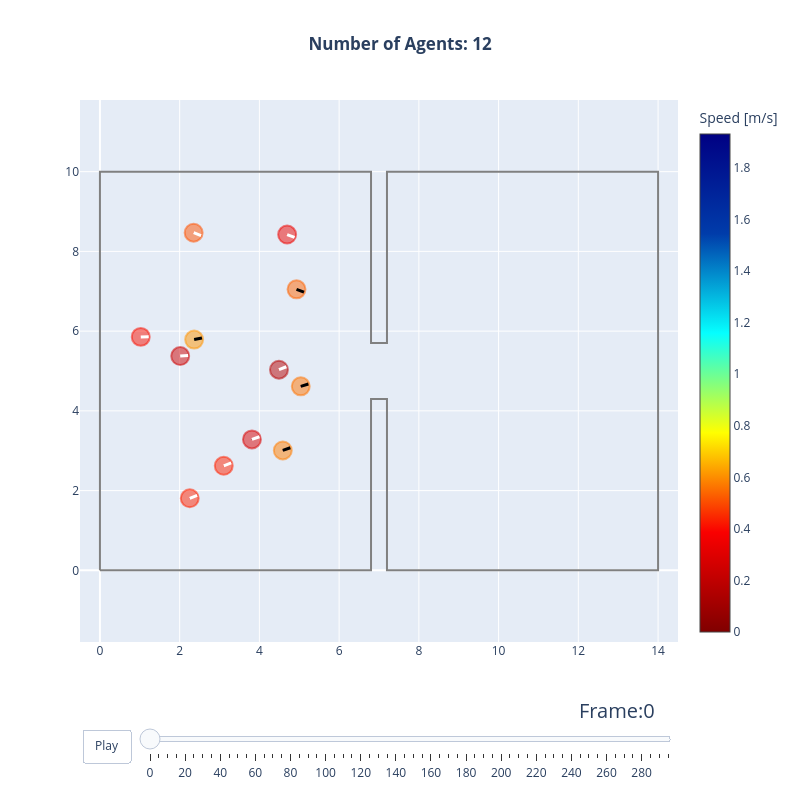

Write notebook code for a chart like this one.
### Markdown cell above
## Scenario 2 -- bottleneck (12 agents, 1.4 m aperture)

An hourglass room pinched to a 1.4 m opening -- mid-range of the tier-1
training distribution. This probes crowd behaviour rather than solo
navigation: queueing, merging and flow through the neck.

Observed on this scenario (see `plan/handover_2026-07-29.md`): all 12 agents
exit in ~12 s of simulated time, a specific flow of roughly 1.2 (m s)^-1 --
near the empirical bottleneck range. **Known caveat:** contact forces are not
wired in the adapter yet (walking-skeleton scope), so agents can momentarily
interpenetrate in the neck (min pairwise distance ~0.04 m here). Navigation
and throughput translate; spacing discipline awaits the shared
contact-force module.

### Code cell
import numpy as np

BOTTLENECK_AREA = shapely.Polygon(
    [
        (0, 0), (6.8, 0), (6.8, 4.3), (7.2, 4.3), (7.2, 0), (14, 0),
        (14, 10), (7.2, 10), (7.2, 5.7), (6.8, 5.7), (6.8, 10), (0, 10),
    ]
)
BOTTLENECK_EXIT = [(13.0, 4.0), (14.0, 4.0), (14.0, 6.0), (13.0, 6.0)]

rng = np.random.default_rng(7)
BOTTLENECK_SPAWNS = [
    (float(x), float(y))
    for x, y in zip(rng.uniform(1.0, 5.5, 12), rng.uniform(1.5, 8.5, 12))
]

bottleneck_file = run_scenario(
    "bottleneck", BOTTLENECK_AREA, BOTTLENECK_EXIT, BOTTLENECK_SPAWNS
)
trajectory_data, walkable_area = read_sqlite_file(bottleneck_file)
animate(trajectory_data, walkable_area, every_nth_frame=5, radius=0.225)

### Figure 1 — Plotly figure (JSON) as saved in the notebook; plotly's stock layout.template omitted (floating-point values rounded to 4 significant figures)
{"data": [{"hoverinfo": "name", "line": {"color": "grey"}, "mode": "lines", "name": "Exterior", "showlegend": false, "type": "scatter", "x": [0.0, 0.0, 6.8, 6.8, 7.2, 7.2, 14.0, 14.0, 7.2, 7.2, 6.8, 6.8, 0.0], "y": [0.0, 10.0, 10.0, 5.7, 5.7, 10.0, 10.0, 0.0, 0.0, 4.3, 4.3, 0.0, 0.0]}, {"hoverinfo": "none", "marker": {"cmax": 1.932, "cmin": 0, "color": [0.1546, 0.4155, 0.09329, 0.1311, 0.348, 0.3844, 0.2103, 0.1875, 0.4386, 0.248, 0.4816, 0.2451], "colorbar": {"title": {"text": "Speed [m/s]"}}, "colorscale": [[0.0, "rgb(128,0,0)"], [0.2, "rgb(250,0,0)"], [0.4, "rgb(255,255,0)"], [0.6, "rgb(5,255,255)"], [0.8, "rgb(0,60,170)"], [1.0, "rgb(0,0,131)"]], "size": [0.45, 0.45, 0.45, 0.45, 0.45, 0.45, 0.45, 0.45, 0.45, 0.45, 0.45, 0.45]}, "mode": "markers", "showlegend": false, "text": [0.1546, 0.4155, 0.09329, 0.1311, 0.348, 0.3844, 0.2103, 0.1875, 0.4386, 0.248, 0.4816, 0.2451], "type": "scatter", "x": [3.813, 5.037, 4.491, 2.013, 2.351, 4.931, 1.024, 4.696, 4.587, 3.106, 2.364, 2.253], "y": [3.284, 4.616, 5.032, 5.374, 8.469, 7.049, 5.855, 8.423, 3.007, 2.621, 5.788, 1.808]}, {"hoverinfo": "text", "marker": {"opacity": 1, "size": 1}, "mode": "markers", "showlegend": false, "text": ["ID: 5, Pos(3.81,3.28)"], "type": "scatter", "x": [3.813], "y": [3.284]}, {"hoverinfo": "text", "marker": {"opacity": 1, "size": 1}, "mode": "markers", "showlegend": false, "text": ["ID: 6, Pos(5.04,4.62)"], "type": "scatter", "x": [5.037], "y": [4.616]}, {"hoverinfo": "text", "marker": {"opacity": 1, "size": 1}, "mode": "markers", "showlegend": false, "text": ["ID: 7, Pos(4.49,5.03)"], "type": "scatter", "x": [4.491], "y": [5.032]}, {"hoverinfo": "text", "marker": {"opacity": 1, "size": 1}, "mode": "markers", "showlegend": false, "text": ["ID: 8, Pos(2.01,5.37)"], "type": "scatter", "x": [2.013], "y": [5.374]}, {"hoverinfo": "text", "marker": {"opacity": 1, "size": 1}, "mode": "markers", "showlegend": false, "text": ["ID: 9, Pos(2.35,8.47)"], "type": "scatter", "x": [2.351], "y": [8.469]}, {"hoverinfo": "text", "marker": {"opacity": 1, "size": 1}, "mode": "markers", "showlegend": false, "text": ["ID: 10, Pos(4.93,7.05)"], "type": "scatter", "x": [4.931], "y": [7.049]}, {"hoverinfo": "text", "marker": {"opacity": 1, "size": 1}, "mode": "markers", "showlegend": false, "text": ["ID: 11, Pos(1.02,5.86)"], "type": "scatter", "x": [1.024], "y": [5.855]}, {"hoverinfo": "text", "marker": {"opacity": 1, "size": 1}, "mode": "markers", "showlegend": false, "text": ["ID: 12, Pos(4.70,8.42)"], "type": "scatter", "x": [4.696], "y": [8.423]}, {"hoverinfo": "text", "marker": {"opacity": 1, "size": 1}, "mode": "markers", "showlegend": false, "text": ["ID: 13, Pos(4.59,3.01)"], "type": "scatter", "x": [4.587], "y": [3.007]}, {"hoverinfo": "text", "marker": {"opacity": 1, "size": 1}, "mode": "markers", "showlegend": false, "text": ["ID: 14, Pos(3.11,2.62)"], "type": "scatter", "x": [3.106], "y": [2.621]}, {"hoverinfo": "text", "marker": {"opacity": 1, "size": 1}, "mode": "markers", "showlegend": false, "text": ["ID: 15, Pos(2.36,5.79)"], "type": "scatter", "x": [2.364], "y": [5.788]}, {"hoverinfo": "text", "marker": {"opacity": 1, "size": 1}, "mode": "markers", "showlegend": false, "text": ["ID: 16, Pos(2.25,1.81)"], "type": "scatter", "x": [2.253], "y": [1.808]}], "layout": {"autosize": false, "height": 800, "shapes": [{"fillcolor": "rgba(218, 0, 0, 0.5)", "line": {"color": "rgba(218, 0, 0, 0.5)"}, "type": "circle", "x0": 3.588, "x1": 4.038, "xref": "x", "y0": 3.059, "y1": 3.509, "yref": "y"}, {"fillcolor": "rgba(255, 115, 0, 0.5)", "line": {"color": "rgba(255, 115, 0, 0.5)"}, "type": "circle", "x0": 4.812, "x1": 5.262, "xref": "x", "y0": 4.391, "y1": 4.841, "yref": "y"}, {"fillcolor": "rgba(182, 0, 0, 0.5)", "line": {"color": "rgba(182, 0, 0, 0.5)"}, "type": "circle", "x0": 4.266, "x1": 4.716, "xref": "x", "y0": 4.807, "y1": 5.257, "yref": "y"}, {"fillcolor": "rgba(205, 0, 0, 0.5)", "line": {"color": "rgba(205, 0, 0, 0.5)"}, "type": "circle", "x0": 1.788, "x1": 2.238, "xref": "x", "y0": 5.149, "y1": 5.599, "yref": "y"}, {"fillcolor": "rgba(255, 82, 0, 0.5)", "line": {"color": "rgba(255, 82, 0, 0.5)"}, "type": "circle", "x0": 2.126, "x1": 2.576, "xref": "x", "y0": 8.244, "y1": 8.694, "yref": "y"}, {"fillcolor": "rgba(255, 100, 0, 0.5)", "line": {"color": "rgba(255, 100, 0, 0.5)"}, "type": "circle", "x0": 4.706, "x1": 5.156, "xref": "x", "y0": 6.824, "y1": 7.274, "yref": "y"}, {"fillcolor": "rgba(250, 15, 0, 0.5)", "line": {"color": "rgba(250, 15, 0, 0.5)"}, "type": "circle", "x0": 0.7987, "x1": 1.249, "xref": "x", "y0": 5.63, "y1": 6.08, "yref": "y"}, {"fillcolor": "rgba(237, 4, 0, 0.5)", "line": {"color": "rgba(237, 4, 0, 0.5)"}, "type": "circle", "x0": 4.471, "x1": 4.921, "xref": "x", "y0": 8.198, "y1": 8.648, "yref": "y"}, {"fillcolor": "rgba(255, 126, 0, 0.5)", "line": {"color": "rgba(255, 126, 0, 0.5)"}, "type": "circle", "x0": 4.362, "x1": 4.812, "xref": "x", "y0": 2.782, "y1": 3.232, "yref": "y"}, {"fillcolor": "rgba(255, 34, 0, 0.5)", "line": {"color": "rgba(255, 34, 0, 0.5)"}, "type": "circle", "x0": 2.881, "x1": 3.331, "xref": "x", "y0": 2.396, "y1": 2.846, "yref": "y"}, {"fillcolor": "rgba(255, 148, 0, 0.5)", "line": {"color": "rgba(255, 148, 0, 0.5)"}, "type": "circle", "x0": 2.139, "x1": 2.589, "xref": "x", "y0": 5.563, "y1": 6.013, "yref": "y"}, {"fillcolor": "rgba(255, 34, 0, 0.5)", "line": {"color": "rgba(255, 34, 0, 0.5)"}, "type": "circle", "x0": 2.028, "x1": 2.478, "xref": "x", "y0": 1.583, "y1": 2.033, "yref": "y"}, {"line": {"color": "white", "width": 3}, "type": "line", "x0": 3.813, "x1": 4.002, "y0": 3.284, "y1": 3.35}, {"line": {"color": "black", "width": 3}, "type": "line", "x0": 5.037, "x1": 5.229, "y0": 4.616, "y1": 4.673}, {"line": {"color": "white", "width": 3}, "type": "line", "x0": 4.491, "x1": 4.676, "y0": 5.032, "y1": 5.107}, {"line": {"color": "white", "width": 3}, "type": "line", "x0": 2.013, "x1": 2.213, "y0": 5.374, "y1": 5.392}, {"line": {"color": "white", "width": 3}, "type": "line", "x0": 2.351, "x1": 2.537, "y0": 8.469, "y1": 8.395}, {"line": {"color": "black", "width": 3}, "type": "line", "x0": 4.931, "x1": 5.118, "y0": 7.049, "y1": 6.978}, {"line": {"color": "white", "width": 3}, "type": "line", "x0": 1.024, "x1": 1.224, "y0": 5.855, "y1": 5.862}, {"line": {"color": "white", "width": 3}, "type": "line", "x0": 4.696, "x1": 4.882, "y0": 8.423, "y1": 8.35}, {"line": {"color": "black", "width": 3}, "type": "line", "x0": 4.587, "x1": 4.775, "y0": 3.007, "y1": 3.074}, {"line": {"color": "white", "width": 3}, "type": "line", "x0": 3.106, "x1": 3.292, "y0": 2.621, "y1": 2.693}, {"line": {"color": "black", "width": 3}, "type": "line", "x0": 2.364, "x1": 2.559, "y0": 5.788, "y1": 5.829}, {"line": {"color": "white", "width": 3}, "type": "line", "x0": 2.253, "x1": 2.438, "y0": 1.808, "y1": 1.882}], "sliders": [{"active": 0, "currentvalue": {"font": {"size": 20}, "prefix": "Frame:", "visible": true, "xanchor": "right"}, "len": 0.9, "pad": {"b": 10, "t": 50}, "steps": [{"args": [["0"], {"frame": {"duration": 100, "redraw": true}, "mode": "immediate", "transition": {"duration": 500}}], "label": "0", "method": "animate"}, {"args": [["5"], {"frame": {"duration": 100, "redraw": true}, "mode": "immediate", "transition": {"duration": 500}}], "label": "5", "method": "animate"}, {"args": [["10"], {"frame": {"duration": 100, "redraw": true}, "mode": "immediate", "transition": {"duration": 500}}], "label": "10", "method": "animate"}, {"args": [["15"], {"frame": {"duration": 100, "redraw": true}, "mode": "immediate", "transition": {"duration": 500}}], "label": "15", "method": "animate"}, {"args": [["20"], {"frame": {"duration": 100, "redraw": true}, "mode": "immediate", "transition": {"duration": 500}}], "label": "20", "method": "animate"}, {"args": [["25"], {"frame": {"duration": 100, "redraw": true}, "mode": "immediate", "transition": {"duration": 500}}], "label": "25", "method": "animate"}, {"args": [["30"], {"frame": {"duration": 100, "redraw": true}, "mode": "immediate", "transition": {"duration": 500}}], "label": "30", "method": "animate"}, {"args": [["35"], {"frame": {"duration": 100, "redraw": true}, "mode": "immediate", "transition": {"duration": 500}}], "label": "35", "method": "animate"}, {"args": [["40"], {"frame": {"duration": 100, "redraw": true}, "mode": "immediate", "transition": {"duration": 500}}], "label": "40", "method": "animate"}, {"args": [["45"], {"frame": {"duration": 100, "redraw": true}, "mode": "immediate", "transition": {"duration": 500}}], "label": "45", "method": "animate"}, {"args": [["50"], {"frame": {"duration": 100, "redraw": true}, "mode": "immediate", "transition": {"duration": 500}}], "label": "50", "method": "animate"}, {"args": [["55"], {"frame": {"duration": 100, "redraw": true}, "mode": "immediate", "transition": {"duration": 500}}], "label": "55", "method": "animate"}, {"args": [["60"], {"frame": {"duration": 100, "redraw": true}, "mode": "immediate", "transition": {"duration": 500}}], "label": "60", "method": "animate"}, {"args": [["65"], {"frame": {"duration": 100, "redraw": true}, "mode": "immediate", "transition": {"duration": 500}}], "label": "65", "method": "animate"}, {"args": [["70"], {"frame": {"duration": 100, "redraw": true}, "mode": "immediate", "transition": {"duration": 500}}], "label": "70", "method": "animate"}, {"args": [["75"], {"frame": {"duration": 100, "redraw": true}, "mode": "immediate", "transition": {"duration": 500}}], "label": "75", "method": "animate"}, {"args": [["80"], {"frame": {"duration": 100, "redraw": true}, "mode": "immediate", "transition": {"duration": 500}}], "label": "80", "method": "animate"}, {"args": [["85"], {"frame": {"duration": 100, "redraw": true}, "mode": "immediate", "transition": {"duration": 500}}], "label": "85", "method": "animate"}, {"args": [["90"], {"frame": {"duration": 100, "redraw": true}, "mode": "immediate", "transition": {"duration": 500}}], "label": "90", "method": "animate"}, {"args": [["95"], {"frame": {"duration": 100, "redraw": true}, "mode": "immediate", "transition": {"duration": 500}}], "label": "95", "method": "animate"}, {"args": [["100"], {"frame": {"duration": 100, "redraw": true}, "mode": "immediate", "transition": {"duration": 500}}], "label": "100", "method": "animate"}, {"args": [["105"], {"frame": {"duration": 100, "redraw": true}, "mode": "immediate", "transition": {"duration": 500}}], "label": "105", "method": "animate"}, {"args": [["110"], {"frame": {"duration": 100, "redraw": true}, "mode": "immediate", "transition": {"duration": 500}}], "label": "110", "method": "animate"}, {"args": [["115"], {"frame": {"duration": 100, "redraw": true}, "mode": "immediate", "transition": {"duration": 500}}], "label": "115", "method": "animate"}, {"args": [["120"], {"frame": {"duration": 100, "redraw": true}, "mode": "immediate", "transition": {"duration": 500}}], "label": "120", "method": "animate"}, {"args": [["125"], {"frame": {"duration": 100, "redraw": true}, "mode": "immediate", "transition": {"duration": 500}}], "label": "125", "method": "animate"}, {"args": [["130"], {"frame": {"duration": 100, "redraw": true}, "mode": "immediate", "transition": {"duration": 500}}], "label": "130", "method": "animate"}, {"args": [["135"], {"frame": {"duration": 100, "redraw": true}, "mode": "immediate", "transition": {"duration": 500}}], "label": "135", "method": "animate"}, {"args": [["140"], {"frame": {"duration": 100, "redraw": true}, "mode": "immediate", "transition": {"duration": 500}}], "label": "140", "method": "animate"}, {"args": [["145"], {"frame": {"duration": 100, "redraw": true}, "mode": "immediate", "transition": {"duration": 500}}], "label": "145", "method": "animate"}, {"args": [["150"], {"frame": {"duration": 100, "redraw": true}, "mode": "immediate", "transition": {"duration": 500}}], "label": "150", "method": "animate"}, {"args": [["155"], {"frame": {"duration": 100, "redraw": true}, "mode": "immediate", "transition": {"duration": 500}}], "label": "155", "method": "animate"}, {"args": [["160"], {"frame": {"duration": 100, "redraw": true}, "mode": "immediate", "transition": {"duration": 500}}], "label": "160", "method": "animate"}, {"args": [["165"], {"frame": {"duration": 100, "redraw": true}, "mode": "immediate", "transition": {"duration": 500}}], "label": "165", "method": "animate"}, {"args": [["170"], {"frame": {"duration": 100, "redraw": true}, "mode": "immediate", "transition": {"duration": 500}}], "label": "170", "method": "animate"}, {"args": [["175"], {"frame": {"duration": 100, "redraw": true}, "mode": "immediate", "transition": {"duration": 500}}], "label": "175", "method": "animate"}, {"args": [["180"], {"frame": {"duration": 100, "redraw": true}, "mode": "immediate", "transition": {"duration": 500}}], "label": "180", "method": "animate"}, {"args": [["185"], {"frame": {"duration": 100, "redraw": true}, "mode": "immediate", "transition": {"duration": 500}}], "label": "185", "method": "animate"}, {"args": [["190"], {"frame": {"duration": 100, "redraw": true}, "mode": "immediate", "transition": {"duration": 500}}], "label": "190", "method": "animate"}, {"args": [["195"], {"frame": {"duration": 100, "redraw": true}, "mode": "immediate", "transition": {"duration": 500}}], "label": "195", "method": "animate"}, {"args": [["200"], {"frame": {"duration": 100, "redraw": true}, "mode": "immediate", "transition": {"duration": 500}}], "label": "200", "method": "animate"}, {"args": [["205"], {"frame": {"duration": 100, "redraw": true}, "mode": "immediate", "transition": {"duration": 500}}], "label": "205", "method": "animate"}, {"args": [["210"], {"frame": {"duration": 100, "redraw": true}, "mode": "immediate", "transition": {"duration": 500}}], "label": "210", "method": "animate"}, {"args": [["215"], {"frame": {"duration": 100, "redraw": true}, "mode": "immediate", "transition": {"duration": 500}}], "label": "215", "method": "animate"}, {"args": [["220"], {"frame": {"duration": 100, "redraw": true}, "mode": "immediate", "transition": {"duration": 500}}], "label": "220", "method": "animate"}, {"args": [["225"], {"frame": {"duration": 100, "redraw": true}, "mode": "immediate", "transition": {"duration": 500}}], "label": "225", "method": "animate"}, {"args": [["230"], {"frame": {"duration": 100, "redraw": true}, "mode": "immediate", "transition": {"duration": 500}}], "label": "230", "method": "animate"}, {"args": [["235"], {"frame": {"duration": 100, "redraw": true}, "mode": "immediate", "transition": {"duration": 500}}], "label": "235", "method": "animate"}, {"args": [["240"], {"frame": {"duration": 100, "redraw": true}, "mode": "immediate", "transition": {"duration": 500}}], "label": "240", "method": "animate"}, {"args": [["245"], {"frame": {"duration": 100, "redraw": true}, "mode": "immediate", "transition": {"duration": 500}}], "label": "245", "method": "animate"}, {"args": [["250"], {"frame": {"duration": 100, "redraw": true}, "mode": "immediate", "transition": {"duration": 500}}], "label": "250", "method": "animate"}, {"args": [["255"], {"frame": {"duration": 100, "redraw": true}, "mode": "immediate", "transition": {"duration": 500}}], "label": "255", "method": "animate"}, {"args": [["260"], {"frame": {"duration": 100, "redraw": true}, "mode": "immediate", "transition": {"duration": 500}}], "label": "260", "method": "animate"}, {"args": [["265"], {"frame": {"duration": 100, "redraw": true}, "mode": "immediate", "transition": {"duration": 500}}], "label": "265", "method": "animate"}, {"args": [["270"], {"frame": {"duration": 100, "redraw": true}, "mode": "immediate", "transition": {"duration": 500}}], "label": "270", "method": "animate"}, {"args": [["275"], {"frame": {"duration": 100, "redraw": true}, "mode": "immediate", "transition": {"duration": 500}}], "label": "275", "method": "animate"}, {"args": [["280"], {"frame": {"duration": 100, "redraw": true}, "mode": "immediate", "transition": {"duration": 500}}], "label": "280", "method": "animate"}, {"args": [["285"], {"frame": {"duration": 100, "redraw": true}, "mode": "immediate", "transition": {"duration": 500}}], "label": "285", "method": "animate"}, {"args": [["290"], {"frame": {"duration": 100, "redraw": true}, "mode": "immediate", "transition": {"duration": 500}}], "label": "290", "method": "animate"}, {"args": [["295"], {"frame": {"duration": 100, "redraw": true}, "mode": "immediate", "transition": {"duration": 500}}], "label": "295", "method": "animate"}], "transition": {"duration": 100, "easing": "cubic-in-out"}, "x": 0.1, "xanchor": "left", "y": 0, "yanchor": "top"}], "title": {"text": "<b>Number of Agents: 12</b>", "x": 0.5}, "updatemenus": [{"buttons": [{"args": [null, {"frame": {"duration": 100, "redraw": true}, "fromcurrent": true}], "label": "Play", "method": "animate"}], "direction": "left", "pad": {"r": 10, "t": 87}, "showactive": false, "type": "buttons", "x": 0.1, "xanchor": "right", "y": 0, "yanchor": "top"}], "width": 800, "xaxis": {"range": [-0.5, 14.5]}, "yaxis": {"range": [-0.5, 10.5], "scaleanchor": "x", "scaleratio": 1}}}
